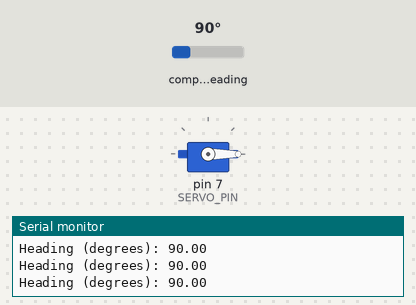
Recording of a sketch running on a simulated Arduino Uno, built with avr-gcc and run on an emulated ATmega328P. Parts: servo, the last lines printed to the serial monitor. Wiring (inferred from the names in the program): HMC5883L compass at I2C address 0x1E. Inputs (shaded band) come from the test bench; at power-on: compass heading 90°.

Above: at 1.2 s.
1.3 s: compass heading set to 7°
At 1.8 s:
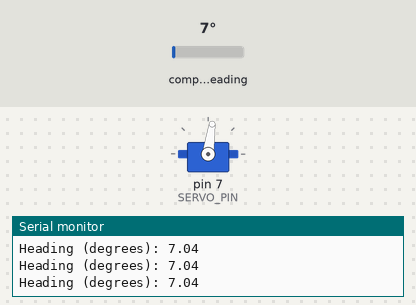
2.8 s: compass heading set to 269°
At 3.3 s:
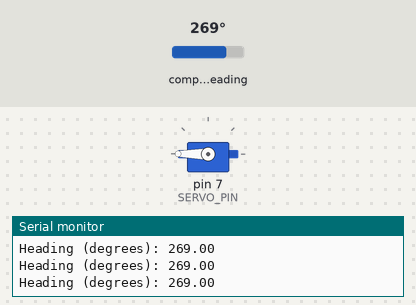
4.3 s: compass heading set to 185°
7.3 s: compass heading set to 174°
At 7.7 s:
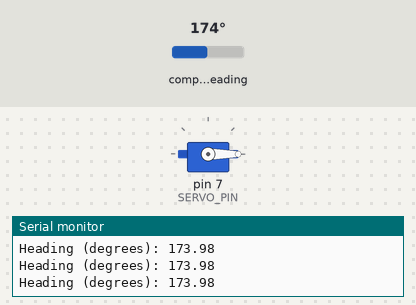
8.8 s: compass heading set to 184°
At 9.6 s:
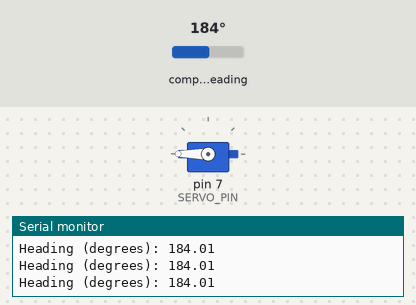
Timing chart, 0 to 11.8 s (numbered marks = the images above; inputs shaded):
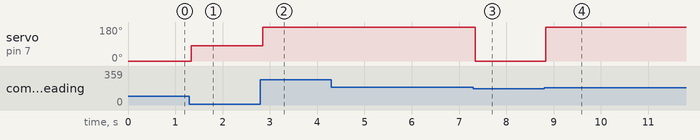

The sketch:

compass_servo_control.ino
```cpp
#include <Servo.h>
#include <Wire.h> //I2C Arduino Library for HMC5883 COMPASS
#define addr 0x1E //I2C Address for The HMC5883
#define DEBUG

#ifdef DEBUG
 #define DEBUG_PRINT(x)  Serial.println (x)
#else
 #define DEBUG_PRINT(x)
#endif

Servo wheel;
const int DEFAULT_POS = 90;
int servo_pos = DEFAULT_POS;

//US SENSOR RELEVANT PINS
const int TRIG_PIN = -1;
const int ECHO_PIN = -1;
const int SERVO_PIN = 7;

void setup() {
  Serial.begin(9600); //baud rate

  //DIGITAL COMPASS SETUP
  Wire.begin();
  Wire.beginTransmission(addr); //start talking
  Wire.write(0x02); // Set the Register
  Wire.write(0x00); // Tell the HMC5883 to Continuously Measure
  Wire.endTransmission();

  //SERVO SETUP
  wheel.attach(SERVO_PIN);
}

void loop() {
// GETTING HMC5883 X,Y AND Z VALUES
  int x,y,z; //triple axis data

  //Tell the HMC what regist to begin writing data into
  Wire.beginTransmission(addr);
  Wire.write(0x03); //start with register 3.
  Wire.endTransmission();


 //Read the data.. 2 bytes for each axis.. 6 total bytes
  Wire.requestFrom(addr, 6);
  if(6<=Wire.available()){
    x = Wire.read()<<8; //MSB  x for reference on bitshift see: https://www.arduino.cc/en/Reference/Bitshift
    x |= Wire.read(); //LSB  x for reference on bitwise OR see: https://www.arduino.cc/en/Reference/BitwiseAnd
    z = Wire.read()<<8; //MSB  z
    z |= Wire.read(); //LSB z
    y = Wire.read()<<8; //MSB y
    y |= Wire.read(); //LSB y
  }

  float heading = atan2(y,x);
  if(heading<0)
  heading += 2*M_PI;
  float headingDegrees = heading * 180/M_PI; //range of headingDegrees = 0-360
  //set servo_pos
  if(headingDegrees >= 0 && headingDegrees <=180){
    //servo_pos = DEFAULT_POS + headingDegrees; //compass follower
    servo_pos = DEFAULT_POS - headingDegrees; //direction compensator
  }
  else{
    //servo_pos = DEFAULT_POS - (360-headingDegrees); //compass follower
    servo_pos = DEFAULT_POS + (360-headingDegrees); //direction compensator
  }
  #ifdef DEBUG
  Serial.print("Heading (degrees): "); Serial.println(headingDegrees);
  #endif

  wheel.write(servo_pos);
}
```

Measured:
- the behaviour switches between 181 and 180° on compass heading (found by bisection; images 2 and 3)
- after the input at 1.3 s, servo on pin 7 (SERVO_PIN): 0° → 82° at once
- after the input at 2.8 s, servo on pin 7 (SERVO_PIN): 82° → 180° after 0.05 s
- after the input at 7.3 s, servo on pin 7 (SERVO_PIN): 180° → 0° at once
- after the input at 8.8 s, servo on pin 7 (SERVO_PIN): 0° → 180° at once
